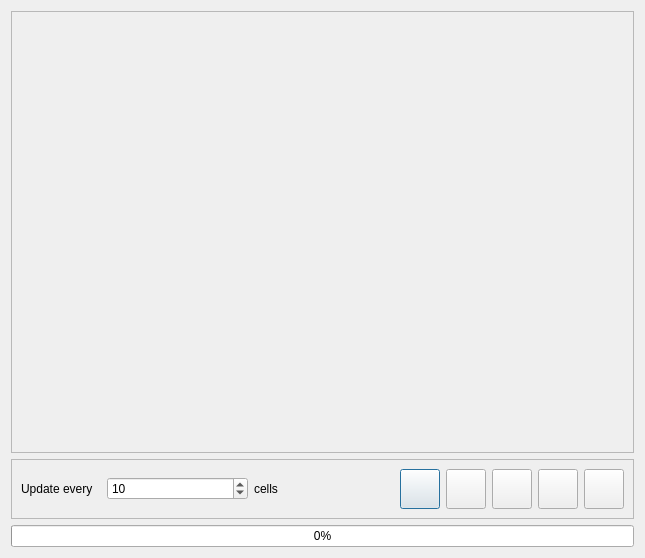
<?xml version="1.0" encoding="UTF-8"?>
<ui version="4.0">
 <class>DroppingDialog</class>
 <widget class="QDialog" name="DroppingDialog">
  <property name="geometry">
   <rect>
    <x>0</x>
    <y>0</y>
    <width>645</width>
    <height>558</height>
   </rect>
  </property>
  <property name="windowTitle">
   <string>Optimise By Dropping</string>
  </property>
  <layout class="QVBoxLayout" name="verticalLayout">
   <item>
    <widget class="QFrame" name="frame">
     <property name="frameShape">
      <enum>QFrame::StyledPanel</enum>
     </property>
     <property name="frameShadow">
      <enum>QFrame::Raised</enum>
     </property>
     <layout class="QGridLayout" name="gridLayout">
      <item row="0" column="1">
       <widget class="MplWidget" name="dropPlot2" native="true"/>
      </item>
      <item row="0" column="0">
       <widget class="MplWidget" name="dropPlot1" native="true"/>
      </item>
      <item row="1" column="0">
       <widget class="MplWidget" name="dropPlot3" native="true"/>
      </item>
      <item row="1" column="1">
       <widget class="MplWidget" name="dropPlot4" native="true"/>
      </item>
     </layout>
    </widget>
   </item>
   <item>
    <widget class="QFrame" name="frame_2">
     <property name="maximumSize">
      <size>
       <width>32000</width>
       <height>60</height>
      </size>
     </property>
     <property name="frameShape">
      <enum>QFrame::StyledPanel</enum>
     </property>
     <property name="frameShadow">
      <enum>QFrame::Raised</enum>
     </property>
     <layout class="QHBoxLayout" name="horizontalLayout">
      <item>
       <widget class="QLabel" name="label">
        <property name="maximumSize">
         <size>
          <width>80</width>
          <height>16777215</height>
         </size>
        </property>
        <property name="text">
         <string>Update every</string>
        </property>
       </widget>
      </item>
      <item>
       <widget class="QSpinBox" name="updateSpinBox">
        <property name="maximumSize">
         <size>
          <width>16777215</width>
          <height>16777215</height>
         </size>
        </property>
        <property name="minimum">
         <number>1</number>
        </property>
        <property name="maximum">
         <number>1000</number>
        </property>
        <property name="value">
         <number>10</number>
        </property>
       </widget>
      </item>
      <item>
       <widget class="QLabel" name="label_2">
        <property name="text">
         <string>cells</string>
        </property>
       </widget>
      </item>
      <item>
       <widget class="QPushButton" name="droppingOpen">
        <property name="maximumSize">
         <size>
          <width>40</width>
          <height>40</height>
         </size>
        </property>
        <property name="toolTip">
         <string>Open new habitat for dropping</string>
        </property>
        <property name="text">
         <string/>
        </property>
        <property name="icon">
         <iconset resource="econet.qrc">
          <normaloff>:/icons/Folder-Open-icon.png</normaloff>:/icons/Folder-Open-icon.png</iconset>
        </property>
        <property name="iconSize">
         <size>
          <width>32</width>
          <height>32</height>
         </size>
        </property>
       </widget>
      </item>
      <item>
       <widget class="QPushButton" name="droppingRun">
        <property name="maximumSize">
         <size>
          <width>40</width>
          <height>40</height>
         </size>
        </property>
        <property name="toolTip">
         <string>Start dropping</string>
        </property>
        <property name="text">
         <string/>
        </property>
        <property name="icon">
         <iconset resource="econet.qrc">
          <normaloff>:/icons/Button-Play-icon.png</normaloff>:/icons/Button-Play-icon.png</iconset>
        </property>
        <property name="iconSize">
         <size>
          <width>32</width>
          <height>32</height>
         </size>
        </property>
       </widget>
      </item>
      <item>
       <widget class="QPushButton" name="droppingStop">
        <property name="maximumSize">
         <size>
          <width>40</width>
          <height>40</height>
         </size>
        </property>
        <property name="toolTip">
         <string>Stop dropping</string>
        </property>
        <property name="text">
         <string/>
        </property>
        <property name="icon">
         <iconset resource="econet.qrc">
          <normaloff>:/icons/Button-Stop-icon.png</normaloff>:/icons/Button-Stop-icon.png</iconset>
        </property>
        <property name="iconSize">
         <size>
          <width>32</width>
          <height>32</height>
         </size>
        </property>
       </widget>
      </item>
      <item>
       <widget class="QPushButton" name="droppingRefresh">
        <property name="maximumSize">
         <size>
          <width>40</width>
          <height>40</height>
         </size>
        </property>
        <property name="toolTip">
         <string>Update Now</string>
        </property>
        <property name="text">
         <string/>
        </property>
        <property name="icon">
         <iconset resource="econet.qrc">
          <normaloff>:/icons/Button-Refresh-icon.png</normaloff>:/icons/Button-Refresh-icon.png</iconset>
        </property>
        <property name="iconSize">
         <size>
          <width>32</width>
          <height>32</height>
         </size>
        </property>
       </widget>
      </item>
      <item>
       <widget class="QPushButton" name="droppingCopy">
        <property name="maximumSize">
         <size>
          <width>40</width>
          <height>40</height>
         </size>
        </property>
        <property name="toolTip">
         <string>Copy plots to main app.</string>
        </property>
        <property name="text">
         <string/>
        </property>
        <property name="icon">
         <iconset resource="econet.qrc">
          <normaloff>:/icons/drop-icon.png</normaloff>:/icons/drop-icon.png</iconset>
        </property>
        <property name="iconSize">
         <size>
          <width>32</width>
          <height>32</height>
         </size>
        </property>
        <property name="checkable">
         <bool>true</bool>
        </property>
       </widget>
      </item>
     </layout>
    </widget>
   </item>
   <item>
    <widget class="QProgressBar" name="progressBar">
     <property name="value">
      <number>0</number>
     </property>
    </widget>
   </item>
  </layout>
 </widget>
 <customwidgets>
  <customwidget>
   <class>MplWidget</class>
   <extends>QWidget</extends>
   <header location="global">mplwidget</header>
   <container>1</container>
  </customwidget>
 </customwidgets>
 <resources>
  <include location="econet.qrc"/>
 </resources>
 <connections/>
</ui>
